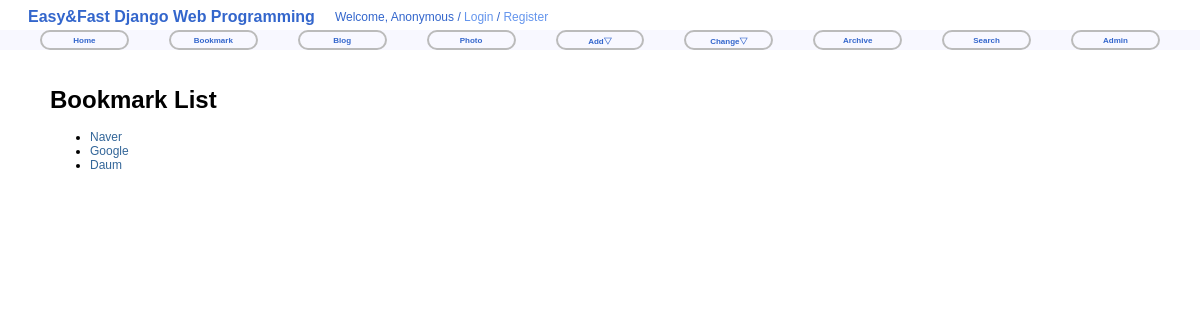
Before: /bookmark/ with the older database file.
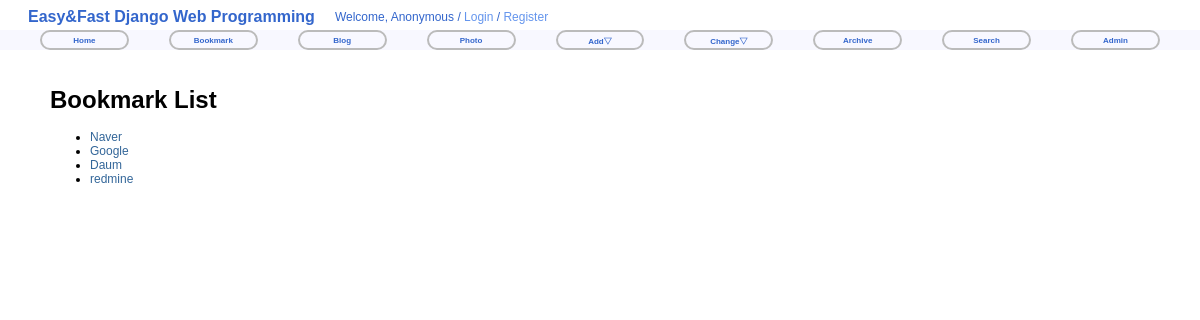
After: the same page with the newer database file.
### bookmark/models.py (models this page shows)
class Bookmark(models.Model):
    title = models.CharField(max_length=100, blank=True, null=True)
    url = models.URLField('url', unique=True)
    owner = models.ForeignKey(User, null=True)
    def __str__(self):
        return self.title

### bookmark/views.py (the view)
class BookmarkLV(ListView):
    model = Bookmark

### bookmark/templates/bookmark/bookmark_list.html (shortened to what this page needs)
{% extends "base.html" %}
{% block content %}
<div id="content">
    <h1>Bookmark List</h1>
    <ul>
        {% for bookmark in object_list %}
            <li><a href="{% url 'bookmark:detail' bookmark.id %}">{{ bookmark }}</a></li>
        {% endfor %}
    </ul>
</div>
{% endblock %}

### templates/base.html (shortened to what this page needs)
<!DOCTYPE html>
<html lang="ko">
<head>
    {% load staticfiles %}
    <link rel="stylesheet" type="text/css" href="{% static 'css/base.css' %}" />
    <link rel="stylesheet" type="text/css" href="{% block extrastyle %}{% endblock %}" />
</head>
<body>
<div id="head">
    <h2 class="maintitle">Easy&amp;Fast Django Web Programming</h2>
    {% if user.is_active %}
    <h4 class="welcome">Welcome,
                <strong>{% firstof user.get_short_name user.get_username %}</strong> /
                <a href="{% url 'password_change' %}">Change Password</a> /
                <a href="{% url 'logout' %}">Logout</a>
    </h4>
    {% else %}
    <h4 class="welcome">Welcome, Anonymous /
                <a href="{% url 'login' %}">Login</a> /
                <a href="{% url 'register' %}">Register</a>
    </h4>
    {% endif %}
</div>
<div id="menu">
    <li><a href="{% url 'home' %}">Home</a></li>
    <li><a href="{% url 'bookmark:index' %}">Bookmark</a></li>
    <li><a href="{% url 'blog:index' %}">Blog</a></li>
    <li><a href="{% url 'photo:index' %}">Photo</a></li>
    <li>
        <a href="#">Add&bigtriangledown;</a>
    </li>
    <li>
        <a href="#">Change&bigtriangledown;</a>
    </li>
    <li><a href="{% url 'blog:post_archive' %}">Archive</a></li>
    <li><a href="{% url 'blog:search' %}">Search</a></li>
    <li><a href="{% url 'admin:index' %}">Admin</a></li>
</div>
{% block content %}{% endblock %}
</body>
</html>

### static/css/base.css (style rules this page uses)
body { font-family: "Lucida Grande", Verdana, Arial, sans-serif; font-size: 12px; }
div#menu { position: absolute; top: 30px; left: 0px; height: 20px; width: 100%; display: table; table-layout: fixed; border-spacing: 40px 0px; background: ghostwhite; font-size: 8px; }
div#content { position: absolute; top: 70px; left: 50px; right: 50px; }
.maintitle { display: table-cell; vertical-align: middle; padding-left: 20px; color: #3366cc; font-weight: bold; font-size: 16px; }
.welcome { display: table-cell; vertical-align: middle; text-align: right; padding-right: 20px; padding-left: 20px; color: #3366cc; font-weight: normal; font-size: 12px; }
.welcome a:link, .welcome a:visited { color: cornflowerblue; }
div#menu a:link, div#menu a:visited { color: #36c; }
div#menu > li { display: table-cell; vertical-align: middle; border: 2px solid #bbb; border-radius: 25px; text-align: center; font-weight: bold; }
a:link, a:visited { color: #369; text-decoration: none; }

Changed rows visible on the page:
added Bookmark: title "redmine"
